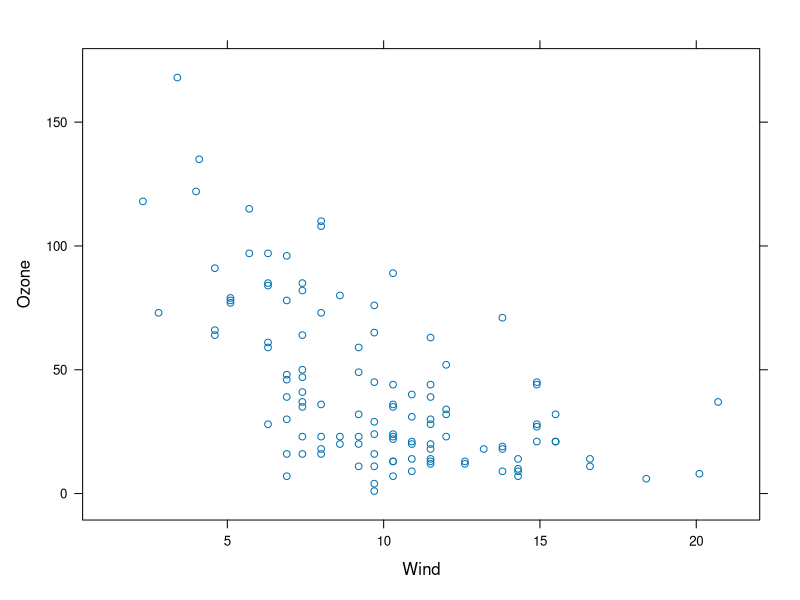
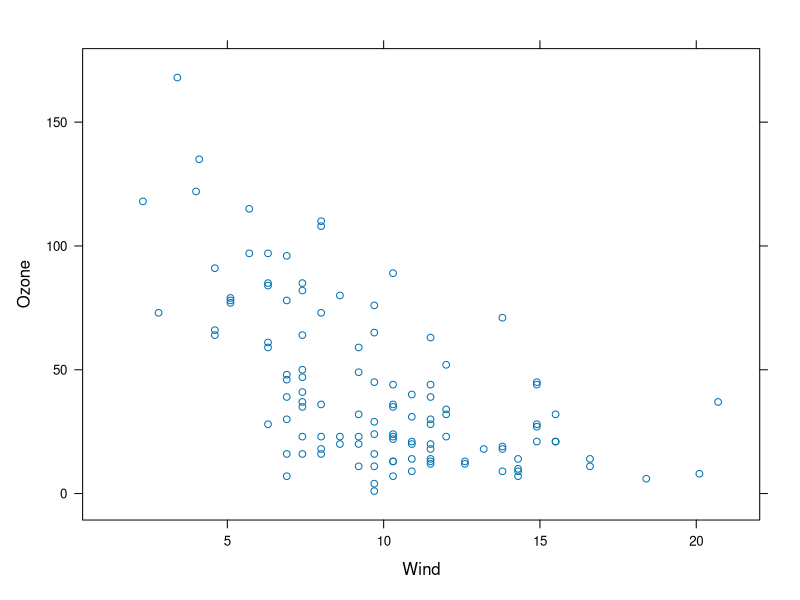
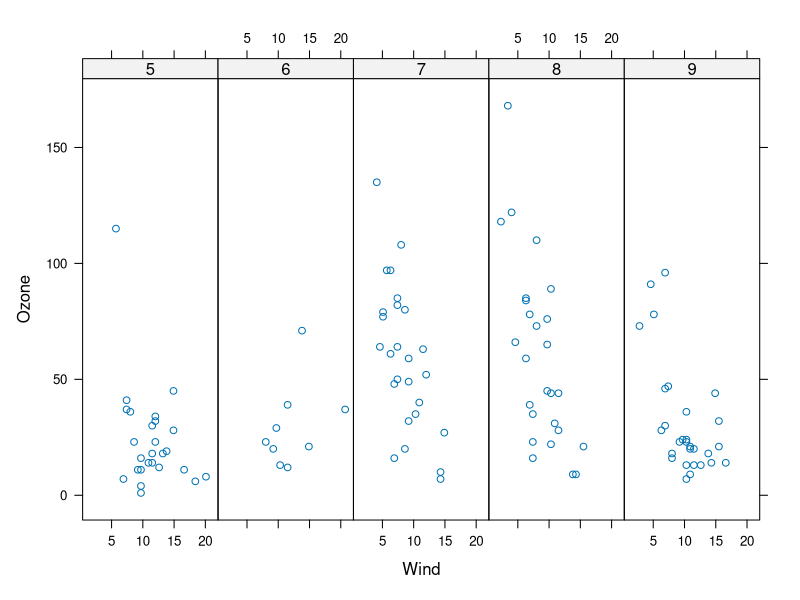
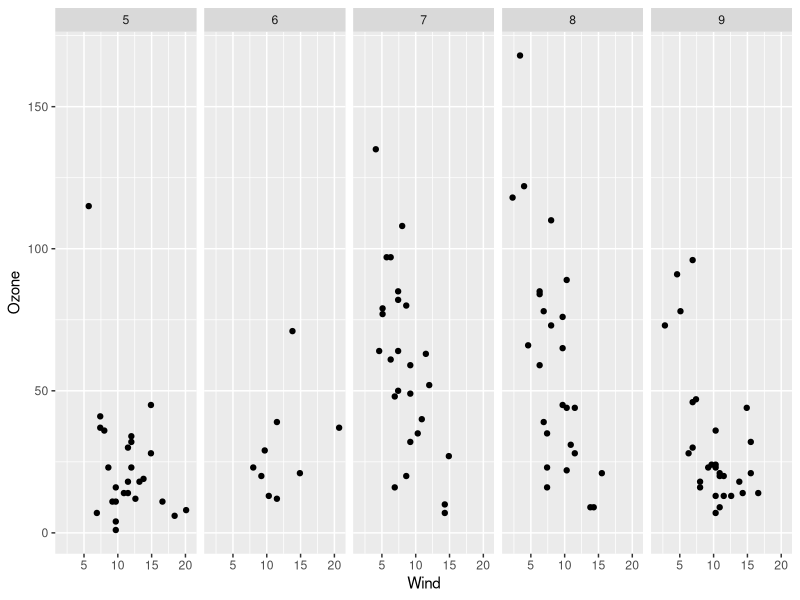
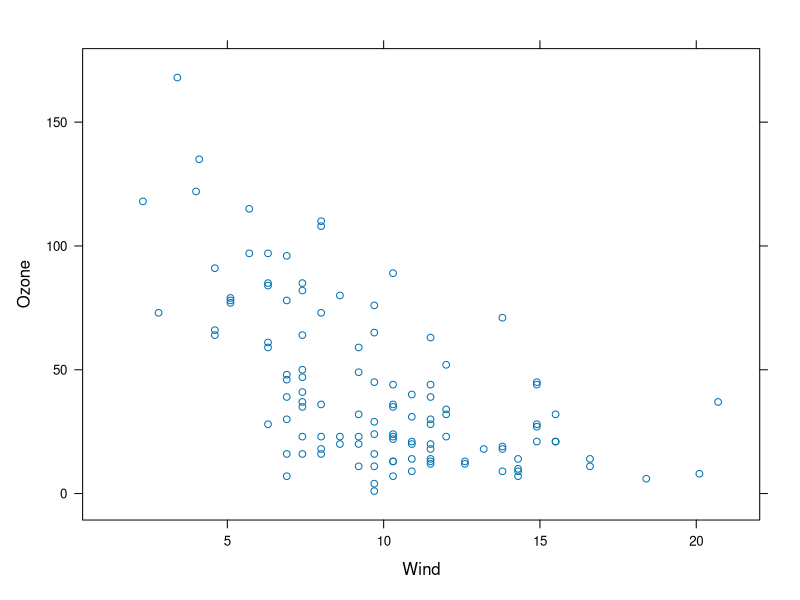

The R script that drew these images, in order:
# This is to illustrate how lattice works
# xyplot is a mostly commonly used lattice function which creates an lattice object.

library(lattice) #
library(datasets) #?Why
library(ggplot2)
# simple scatterplt
xyplot(Ozone~Wind,data=airquality)
airquality

# Note the airquality data (month should be factor variable)
airquality <- transform(airquality, Month = factor(Month))
# same as 
# airquality$Month=as.factor(airquality$Month)

str(airquality)
xyplot(Ozone~Wind,data=airquality)
#Divide data into 5 segment months, and plot them separately
xyplot(Ozone ~ Wind | Month, data = airquality, layout = c(5, 1))
#qqplot's equivalent
qplot(Wind,Ozone,data=airquality,facets=.~Month)

# this is to illustrate that lattice graphs are objects
p <- xyplot(Ozone ~ Wind, data = airquality)
# things only happen after you print out the object
print (p)
?trellis.par.set()
